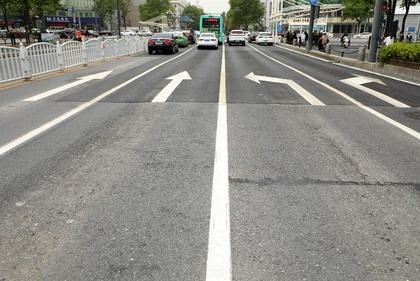
%> input picture image-processing/images/road2.jpg, 420 x 281 px, shrunk from 748 x 500 before the run
$ octave exp2.m   (GNU Octave 9; MATLAB toolbox functions it lacks are replaced by stand-ins)
%> lines starting %> are read from the running program, lines starting %| are printed output that depends on the picture; in (x1, y1, x2, y2) boxes, pixels count from 0 and x2, y2 are one past the last pixel; in counts of white or black regions, pixels touching at a corner belong together; the program's own positions count from 1
clear all;clc

img=imread('images/road2.jpg');house=img;
%> further down, img is the input picture: size 281x420x3 uint8; mean R, G, B 139.3, 138.7, 132.2
img=rgb2gray(img);
%> img: size 281x420 uint8
img=im2double(img);
%> img: size 281x420 double
figure();
subplot(2,2,1);
imshow(house);
title('原图');
[m,n]=size(img);
%> m = 281; n = 420

hx = [-1 -2 -1;0 0 0 ;1 2 1];%生产sobel垂直梯度模板
hy = hx';                    %生产sobel水平梯度模板
%% 预处理
%垂直梯度
gradx = filter2(hx,img,'same');
gradx = abs(gradx); %计算图像的sobel垂直梯度
%水平梯度
grady = filter2(hy,img,'same');
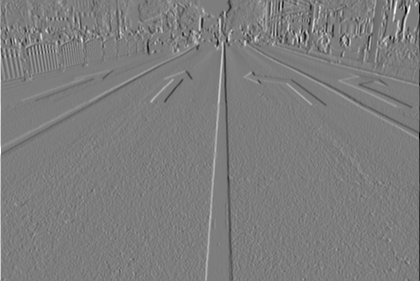
%> grady: size 281x420 double; min -3.73, max 3.84, mean -0.000422; drawn with min black and max white
grady = abs(grady); %计算图像的sobel水平梯度
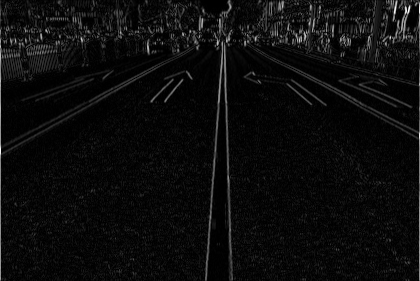
%> grady: size 281x420 double; min 0, max 3.84, mean 0.191; drawn with min black and max white
%sobel梯度
grad = gradx + grady;  %得到图像的sobel梯度
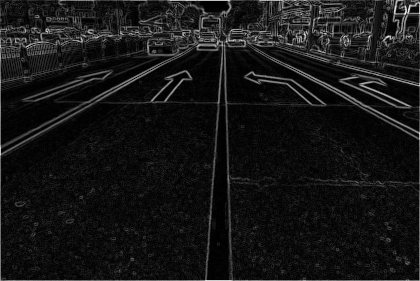
%> grad: size 281x420 double; min 0, max 4.97, mean 0.429; drawn with min black and max white
subplot(2,2,2);imshow(grad);title('Sobel算子提取图像边缘');
%> after `imshow(grad)`:
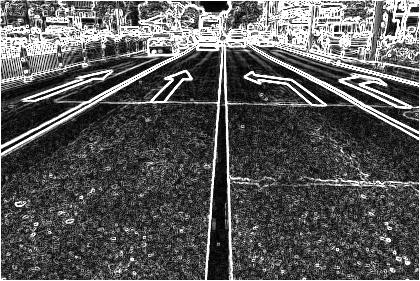
%> displayed picture: size 281x420, on the screen's scale of 0 to 255; min 0, max 255, mean 88.2
I = grad;

%均值滤波
[m,n]=size(I);
y = zeros(m,n);
for i=2:m-1
    for j=2:n-1
        y(i,j)=I(i-1,j-1)+I(i-1,j)+I(i-1,j+1)+I(i,j-1)+I(i,j)+I(i,j+1)+I(i+1,j-1)+I(i+1,j)+I(i+1,j+1);
        y(i,j)=y(i,j)/9;
    end
end
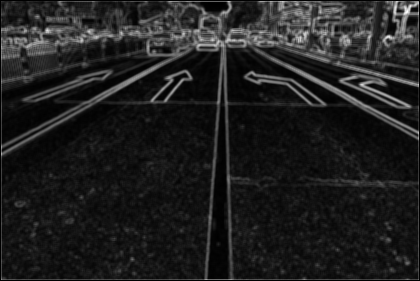
%> y: size 281x420 double; min 0, max 3.27, mean 0.41; drawn with min black and max white
subplot(2,2,3);imshow(y);title('均值去噪后');
%> after `imshow(y)`:
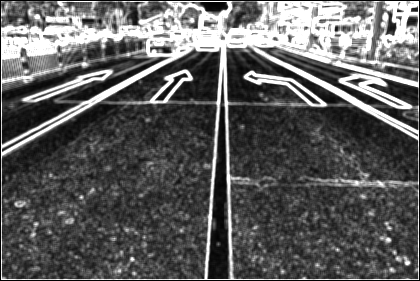
%> displayed picture: size 281x420, on the screen's scale of 0 to 255; min 0, max 255, mean 93.9


%二值化
q=im2uint8(y);
[m,n]=size(q);
for i=1:m
    for j=1:n
        if q(i,j)>160
            q(i,j)=255;
        else
            q(i,j)=0;
        end
    end
end
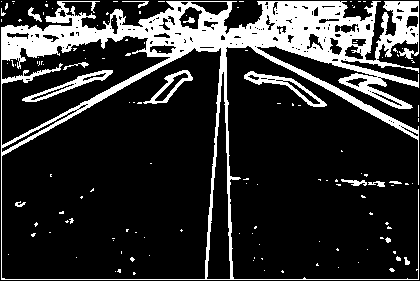
%> q: size 281x420 uint8; 19.1% white; 132 white regions (118 under 20 px), largest, box (x1, y1, x2, y2) and area: (1, 1, 419, 280) 19887, (244, 71, 327, 107) 618, (22, 70, 113, 102) 590
subplot(2,2,4);imshow(q);title('二值化处理后');

%% hough变换检测
theta=180;
dis=round(sqrt(m^2+n^2));
%> dis = 505
s=zeros(theta,2*dis);
z=cell(theta,2*dis);
%> (the run ends here)
